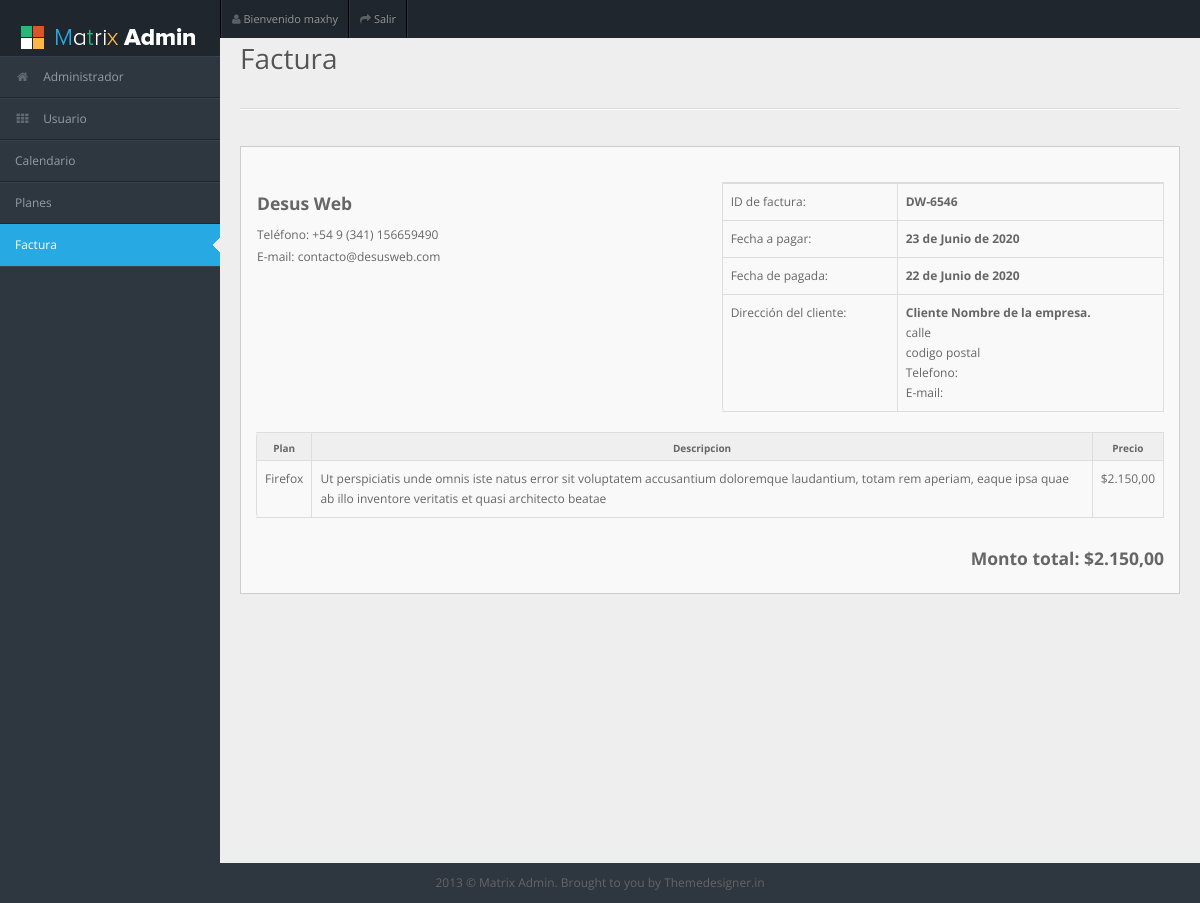
Screenshot of /usuario/factura.php (signed in) with the database file from the repository.
### tables this page shows
CREATE TABLE `informacion_facturacion` (
  `id` int(11) NOT NULL,
  `nombre` text DEFAULT NULL,
  `telefono` text DEFAULT NULL,
  `email` text DEFAULT NULL
);

### usuario/funciones.php (called while the page is built, shortened)
<?php
function datosFacturacion($valor,$cone){
	$sql = mysqli_query($cone, "SELECT * FROM `informacion_facturacion` WHERE `id`=1");
	$re = mysqli_fetch_array($sql);
	return $re["".$valor.""];
}
?>

### usuario/factura.php (the view)
<!DOCTYPE html>
<html lang="en">
<?php include_once("header.php"); ?>
<body>
<?php include_once("menu.php"); ?>
<div id="content">
  <div id="content-header">
    <h1>Factura</h1>
  </div>
  <div class="container-fluid"><hr>
    <div class="row-fluid">
      <div class="span12">
        <div class="widget-box">
          <div class="widget-content">
            <div class="row-fluid">
              <div class="span6">
                <table class="">
                  <tbody>
                    <tr>
                      <td><h4><?php echo datosFacturacion("nombre",$con); ?></h4></td>
                    </tr>
                    <tr>
                      <td>Teléfono: <?php echo datosFacturacion("telefono",$con); ?></td>
                    </tr>
                    <tr>
                      <td>E-mail: <?php echo datosFacturacion("email",$con); ?></td>
                    </tr>
                  </tbody>
                </table>
              </div>
              <div class="span6">
                <table class="table table-bordered table-invoice">
                  <tbody>
                    <tr>
                    <tr>
                      <td class="width30">ID de factura:</td>
                      <td class="width70"><strong>DW-6546</strong></td>
                    </tr>
                    <tr>
                      <td>Fecha a pagar:</td>
                      <td><strong>23 de Junio de 2020</strong></td>
                    </tr>
                    <tr>
                      <td>Fecha de pagada:</td>
                      <td><strong>22 de Junio de 2020</strong></td>
                    </tr>
                  <td class="width30">Dirección del cliente:</td>
                    <td class="width70"><strong>Cliente Nombre de la empresa.</strong> <br>
                      calle <br>
                      codigo postal <br>
                      Telefono:  <br>
                      E-mail:  </td>
                  </tr>
                    </tbody>
                </table>
              </div>
            </div>
            <div class="row-fluid">
              <div class="span12">
                <table class="table table-bordered table-invoice-full">
                  <thead>
                    <tr>
                      <th class="head0">Plan</th>
                      <th class="head1">Descripcion</th>
                      <th class="head0 right">Precio</th>
                    </tr>
                  </thead>
                  <tbody>
                    <tr>
                      <td>Firefox</td>
                      <td>Ut perspiciatis unde omnis iste natus error sit voluptatem accusantium doloremque laudantium, totam rem aperiam, eaque ipsa quae ab illo inventore veritatis et quasi architecto beatae</td>
                      <td class="right">$2.150,00</td>
                    </tr>
                  </tbody>
                </table>
                <div class="pull-right">
                  <h4><span>Monto total:</span> $2.150,00</h4>
                </div>
              </div>
            </div>
          </div>
        </div>
      </div>
    </div>
  </div>
</div>
<?php include_once("footer.php"); ?>
</body>
</html>

### usuario/css/matrix-login.css (style rules this page uses)
body { overflow-x: hidden; margin-top: -10px; font-family: 'Open Sans', sans-serif; font-size:12px; color:#666; }
select, textarea, input[type="text"], input[type="password"], input[type="datetime"], input[type="datetime-local"], input[type="date"], input[type="month"], input[type="time"], input[type="week"], input[type="number"], input[type="email"], input[type="url"], input[type="search"], input[type="tel"], input[type="color"], .uneditable-input, .label, .dropdown-menu, .btn, .well, .progress, .table-bordered, .btn-group > .btn:first-child, .btn-group > .btn:last-child, .btn-group > .btn:last-child, .btn-group > .dropdown-toggle, .alert { border-radius:0px; }
hr { border-top-color:#dadada; }
body { background-color:#2E363F; padding: 0; margin-top:10%; }

### usuario/css/matrix-style.css (style rules this page uses)
* { outline:none !important; -moz-outline: none !important; }
html, body { height:100% }
body { overflow-x: hidden; margin-top: -10px; font-family: 'Open Sans', sans-serif; font-size:12px; color:#666; }
select, textarea, input[type="text"], input[type="password"], input[type="datetime"], input[type="datetime-local"], input[type="date"], input[type="month"], input[type="time"], input[type="week"], input[type="number"], input[type="email"], input[type="url"], input[type="search"], input[type="tel"], input[type="color"], .uneditable-input, .label, .dropdown-menu, .btn, .well, .progress, .table-bordered, .btn-group > .btn:first-child, .btn-group > .btn:last-child, .btn-group > .btn:last-child, .btn-group > .dropdown-toggle, .alert { border-radius:0px; }
hr { border-top-color:#dadada; }
#content { background: none repeat scroll 0 0 #eeeeee; margin-left: 220px; margin-right: 0; padding-bottom: 25px; position: relative; min-height:100%; width: auto; }
#content-header { position: abslute; width: 100%; margin-top: -38px; z-index: 20; }
#content-header h1 { color: #555555; font-size: 28px; font-weight: normal; float: none; text-shadow: 0 1px 0 #ffffff; margin-left: 20px; position: relative; }
#content-header h1, #content-header .btn-group { margin-top: 20px; }
.container-fluid .row-fluid:first-child { margin-top: 20px; }
.stat-boxes .peity_bar_good, .stat-boxes .peity_line_good, { color: #459D1C; }
.widget-box { background: none repeat scroll 0 0 #F9F9F9; border-left: 1px solid #CDCDCD; border-top: 1px solid #CDCDCD; border-right: 1px solid #CDCDCD; clear: both; margin-top: 16px; margin-bottom: 16px; position: relative; }
.widget-title, .modal-header, .table th, div.dataTables_wrapper .ui-widget-header { background:#efefef; border-bottom: 1px solid #CDCDCD; height: 36px; }
.widget-content { padding:15px; border-bottom: 1px solid #cdcdcd; }
.table th { height: auto; font-size: 10px; padding: 5px 10px 2px; border-bottom: 0; text-align: center; color: #666666; }

### usuario/css/matrix-media.css (style rules this page uses)
body { background:#2E363F; }

### rows the page displays
informacion_facturacion: nombre "Desus Web", telefono "+54 9 (341) 156659490", email "contacto@desusweb.com"

### other values shown
$_SESSION['usuario']["nombre"] "maxhy"
